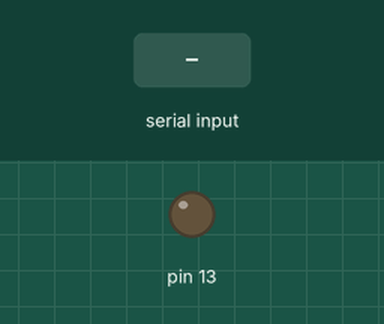
Recording of a sketch running on a simulated Arduino Uno, built with avr-gcc and run on an emulated ATmega328P. Parts: output pins drawn as LEDs (lit = HIGH). Inputs (shaded band) come from the test bench. What the sketch prints to the serial monitor is not drawn.

Above: at 1.2 s.
1.3 s: "1\n" received over Serial
At 1.6 s:
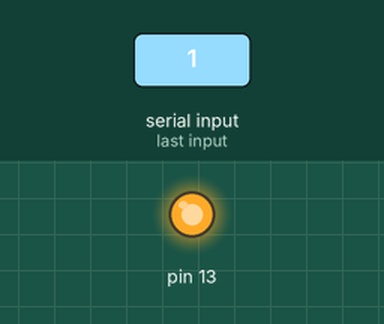
2.8 s: "90,45\n" received over Serial
Timing chart, 0 to 5.8 s (numbered marks = the images above; inputs shaded):
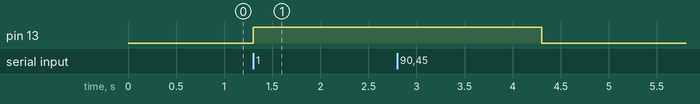

Measured:
- after the input at 1.3 s, pin 13: LOW → HIGH at once

The sketch:

Arduino_LEDControl_from_Serial_Monitor.ino
```cpp
void setup() {
  Serial.begin(9600);
  pinMode(13,OUTPUT);
}

void loop() {
  if (Serial.available()){
   int S = Serial.parseInt();

    if(S == 1){
        digitalWrite(13, HIGH);
        delay(2000);
    }
    else if(S == 0){
      digitalWrite(13, LOW);
      Serial.print("Led turned OFF \n");
    }
    else {
      Serial.print("Invalid value \n");
    }
  }

}
```
